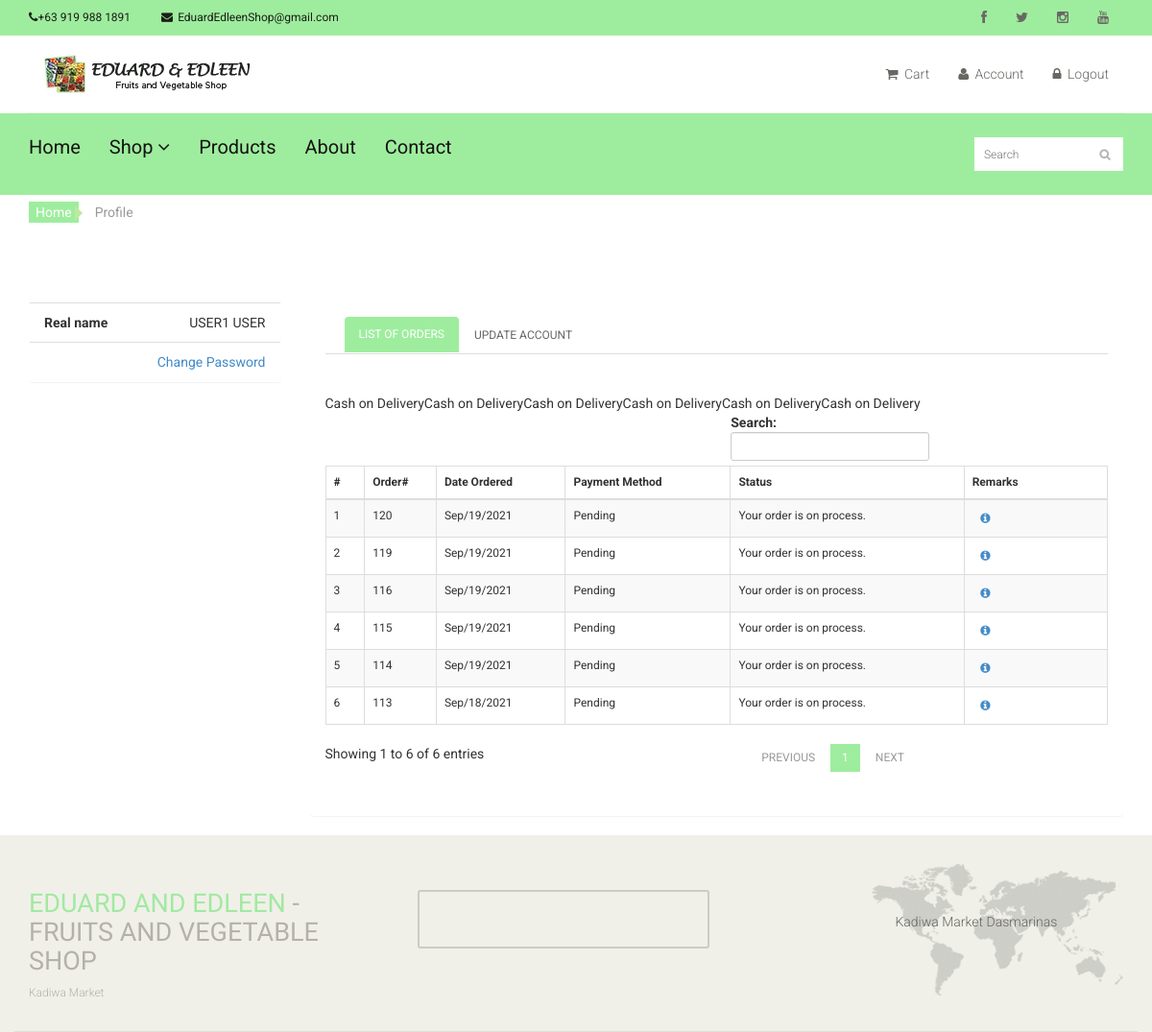
The app's page /index.php?q=profile (signed in) with its own data.
### tables this page shows
CREATE TABLE `tblcontact` (
  `CMS_CONTACT_ID` int(11) NOT NULL,
  `CMS_CONTACT_NAME` varchar(255) NOT NULL,
  `CMS_CONTACT_ADDRESS` varchar(255) NOT NULL,
  `CMS_CONTACT_EMAIL` varchar(255) NOT NULL,
  `CMS_CONTACT_PHONE` varchar(255) NOT NULL,
  `CMS_CONTACT_FB` varchar(255) NOT NULL,
  `CMS_CONTACT_IG` varchar(255) NOT NULL,
  `CMS_CONTACT_TWT` varchar(255) NOT NULL
);

CREATE TABLE `tblabout` (
  `CMS_ABOUT_ID` int(11) NOT NULL,
  `CMS_ABOUT_STORY` varchar(1999) NOT NULL,
  `CMS_ABOUT_MISSION` varchar(1999) NOT NULL,
  `CMS_ABOUT_VISION` varchar(1999) NOT NULL,
  `CMS_ABOUT_BUSINESSLOGO` varchar(255) NOT NULL
);

CREATE TABLE `tblcustomer` (
  `CUSTOMERID` int(11) NOT NULL,
  `FNAME` varchar(30) NOT NULL,
  `LNAME` varchar(30) NOT NULL,
  `MNAME` varchar(30) NOT NULL,
  `CUSHOMENUM` varchar(90) NOT NULL,
  `STREETADD` text NOT NULL,
  `BRGYADD` text NOT NULL,
  `CITYADD` text NOT NULL,
  `PROVINCE` varchar(80) NOT NULL,
  `COUNTRY` varchar(30) NOT NULL,
  `DBIRTH` date NOT NULL,
  `GENDER` varchar(10) NOT NULL,
  `PHONE` varchar(20) NOT NULL,
  `EMAILADD` varchar(40) NOT NULL,
  `ZIPCODE` int(6) NOT NULL,
  `CUSUNAME` varchar(20) NOT NULL,
  `CUSPASS` varchar(90) NOT NULL,
  `CUSPHOTO` varchar(255) NOT NULL,
  `TERMS` tinyint(4) NOT NULL,
  `DATEJOIN` date NOT NULL
);

CREATE TABLE `tblsummary` (
  `SUMMARYID` int(11) NOT NULL,
  `ORDEREDDATE` datetime NOT NULL,
  `CUSTOMERID` int(11) NOT NULL,
  `ORDEREDNUM` int(11) NOT NULL,
  `DELFEE` double NOT NULL,
  `PAYMENT` double NOT NULL,
  `PAYMENTMETHOD` varchar(30) NOT NULL,
  `reference_number` varchar(100) NOT NULL,
  `ORDEREDSTATS` varchar(30) NOT NULL,
  `ORDEREDREMARKS` varchar(125) NOT NULL,
  `ORDERADD` varchar(255) NOT NULL,
  `CLAIMEDADTE` datetime NOT NULL,
  `HVIEW` tinyint(4) NOT NULL,
  `USERID` int(11) NOT NULL
);

### index.php (called while the page is built, shortened)
<?php
require_once ("include/initialize.php");
require_once("theme/templates.php");
?>

### include/database.php (called while the page is built, shortened)
<?php
class Database {
	var $sql_string = '';
	private $conn;
	public function open_connection() {
		$this->conn = mysqli_connect(server,user,pass);
		if(!$this->conn){
			echo "Problem in database connection! Contact administrator!";
			exit();
		}else{
			$db_select = mysqli_select_db($this->conn,database_name);
		}
	}
	function setQuery($sql='') {
		$this->sql_string=$sql;
	}
	function executeQuery() {
		$result = mysqli_query($this->conn,$this->sql_string);
		return $result;
	}
	private function confirm_query($result) {
		return $result;
	}
	function loadResultList( $key='' ) {
		$cur = $this->executeQuery();
		$array = array();
		while ($row = mysqli_fetch_object($cur)) {
			if ($key) {
				$array[$row->$key] = $row;
			} else {
				$array[] = $row;
			}
		}
		return $array;
	}
	function loadSingleResult() {
		$cur = $this->executeQuery();
		while ($row = mysqli_fetch_object($cur)) {
		return $data = $row;
		}
	}
}
$mydb = new Database();
?>

### include/customers.php (called while the page is built, shortened)
<?php
require_once(LIB_PATH.DS.'database.php');
class Customer {
	protected static  $tblname = "tblcustomer";
	function single_customer($id=""){
			global $mydb;
			$mydb->setQuery("SELECT * FROM ".self::$tblname."
				Where CUSTOMERID= {$id} LIMIT 1");
			$cur = $mydb->loadSingleResult();
			return $cur;
	}
}
?>

### customer/profile.php (the view, shortened to what this page needs)
<?php
     $customer = New Customer();
      $res = $customer->single_customer($_SESSION['CUSID']);
    ?>
<section>
    <div class="container">
         <div class="breadcrumbs">
        <ol class="breadcrumb">
          <li><a href="#">Home</a></li>
          <li class="active">Profile</li>
        </ol>
      </div>
        <div class="row">
    <div class="col-sm-3">
        <div class="panel">
            <ul class="list-group">
                <li class="list-group-item text-right"><span class=
                "pull-left"><strong>Real name</strong></span>
                <?php echo $res->FNAME .' '.$res->LNAME; ?></li>
                <li class="list-group-item text-right">
                <div class="panel-group" id="accordion">
                  <a data-toggle="collapse" data-parent="#accordion" href="#collapseTwo"  >Change Password</a>
                </div>
                </li>
            </ul>
        </div>
    </div>
    <div class="col-sm-9">
        <div class="panel">
            <div class="panel-body">
                <ul class="nav nav-tabs" id="myTab">
                    <li class="active">
                        <a data-toggle="tab" href="#home">List of Orders</a>
                    </li>
                    <li>
                        <a data-toggle="tab" href="#settings">Update
                        Account</a>
                    </li>
                </ul>
                <div class="tab-content">
                    <div class="tab-pane active" id="home">
                        <div class="table-responsive" style="margin-top:5%;">
                            <form action=
                            "customer/controller.php?action=delete" method=
                            "post">
                                <table cellspacing="0" class=
                                "table table-striped table-bordered table-hover"
                                id="example" style="font-size:12px">
                                    <thead>
                                        <tr>
                                            <th>#</th>
                                            <th>Order#</th>
                                            <th>Date Ordered</th>
                                            <th>Payment Method</th>
                                            <th>Status</th>
                                            <th width="150px">Remarks</th>
                                        </tr>
                                    </thead>
                                    <tbody>
                                        <?php
                                                                    $query = "SELECT * FROM `tblsummary`
                                                                  WHERE  `CUSTOMERID`=".$_SESSION['CUSID'] ." ORDER BY   `ORDEREDNUM` desc ";
                                                                  $mydb->setQuery($query);
                                                                  $cur = $mydb->loadResultList();
                                                                foreach ($cur as $result) {
                                                                  ?>
                                        <tr>
                                            <td width="5%"></td>
                                            <td>
                                            <?php echo  $result->ORDEREDNUM; ?>
                                            </td>
                                            <td>
                                            <?php echo date_format(date_create($result->ORDEREDDATE),"M/d/Y") ; ?></td>
                                            <td>
                                            <?php echo  $result->ORDEREDSTATS; ?></td>
                                            <td>
                                            <?php echo  $result->ORDEREDREMARKS; ?></td>
                                            <td class="tooltip-demo">
                                                <a class=
                                                "orderid btn btn-pup btn-xs"
                                                data-id=
                                                "<?php echo $result->ORDEREDNUM; ?>"
                                                data-target="#myOrdered"
                                                data-toggle="modal" href="#"
                                                title=
                                                "View list Of ordered products">
                                                <i class=
                                                "fa fa-info-circle fa-fw"
                                                data-placement="left"
                                                data-toggle="tooltip" title=
                                                "View Order"></i> </a>
                                            </td>
                                        </tr><?php
                                                                        }
                                                                        ?>
                                    </tbody>
                                </table>
                            </form>
                        </div>
                    </div>
                </div>
            </div>
        </div>
    </div>
  </div>
  </div>
</section>

### theme/templates.php (shortened to what this page needs)
<!DOCTYPE html>
<html lang="en">
<head>
    <link href="css/bootstrap.min.css" rel="stylesheet">
    <link href="css/font-awesome.min.css" rel="stylesheet">
    <link href="css/prettyPhoto.css" rel="stylesheet">
    <link href="css/price-range.css" rel="stylesheet">
    <link href="css/animate.css" rel="stylesheet">
  <link href="css/main.css" rel="stylesheet">
  <link href="css/responsive.css" rel="stylesheet">
    <link rel="stylesheet" href="css/multizoom.css" type="text/css" />
</head>
</head>
<body style="background-color:white" onload="totalprice()" >
  <header id="header">
    <div class="header_top">
      <div class="container">
        <div class="row">
          <div class="col-sm-6">
            <div class="contactinfo">
              <ul class="nav nav-pills">
              <?php
                $query = "SELECT * FROM `tblcontact` ";
                    $mydb->setQuery($query);
                    $contactcur = $mydb->loadSingleResult();
                ?>
                <li><a href="#"><i class="fa fa-phone"></i><?php echo $contactcur->CMS_CONTACT_PHONE ?></a></li>
                <li><a href="#"><i class="fa fa-envelope" style="margin-right:5px;"></i><?php echo  $contactcur->CMS_CONTACT_EMAIL ?></a></li>
              </ul>
            </div>
          </div>
          <div class="col-sm-6">
            <div class="social-icons pull-right">
              <ul class="nav navbar-nav">
                <li><a href="<?php echo  $contactcur->CMS_CONTACT_FB ?>"><i class="fa fa-facebook"></i></a></li>
                <li><a href="<?php echo  $contactcur->CMS_CONTACT_TWT ?>"><i class="fa fa-twitter"></i></a></li>
                <li><a href="<?php echo  $contactcur->CMS_CONTACT_IG ?>"><i class="fa fa-instagram"></i></a></li>
                <li><a href="#"><i class="fa fa-youtube"></i></a></li>
              </ul>
            </div>
          </div>
        </div>
      </div>
    </div>
    <div class="header-middle">
      <div class="container">
        <div class="row">
          <div class="col-md-4 clearfix">
            <div class="logo pull-left">
            <?php
                    $query = "SELECT * FROM `tblabout` ";
                    $mydb->setQuery($query);
                    $logocur = $mydb->loadSingleResult();
                ?>
              <a href="<?php echo web_root?>"><img src="<?php echo web_root."admin/cms/".$logocur->CMS_ABOUT_BUSINESSLOGO?>" alt="" /></a>
            </div>
          </div>
          <div class="col-md-8 clearfix">
            <div class="shop-menu clearfix pull-right">
              <ul class="nav navbar-nav">
                <li><a href="<?php echo web_root;?>index.php?q=cart"><i class="fa fa-shopping-cart"></i> Cart</a></li>
                <?php if (isset($_SESSION['CUSID'] )) { ?>
                  <li><a href="<?php echo web_root?>index.php?q=profile"><i class="fa fa-user"></i> Account</a></li>
                  <li><a   href="<?php echo web_root?>logout.php"><i class="fa fa-lock"></i> Logout</a></li>
                <?php }else{ ?>
                <li><a data-target="#smyModal" data-toggle="modal"  href=""><i class="fa fa-lock"></i> Login</a></li>
              <?php } ?>
              </ul>
            </div>
          </div>
        </div>
      </div>
    </div>
    <div class="header-bottom">
      <div class="container">
        <div class="row">
          <div class="col-sm-9">
            <div class="mainmenu pull-left">
              <ul class="nav navbar-nav collapse navbar-collapse">
                <li><a href="<?php echo web_root;?>">Home</a></li>
                <li class="dropdown"><a href="#">Shop<i class="fa fa-angle-down"></i></a>
                                </li>
                <li><a href="<?php web_root?>index.php?q=product">Products</a></li>
                <li><a href="<?php web_root?>index.php?q=about">About</a></li>
                <li><a href="<?php web_root?>index.php?q=contact">Contact</a></li>
              </ul>
            </div>
          </div>
          <div class="col-sm-3">
            <form action="<?php echo web_root?>index.php?q=product" method="POST" >
              <div class="search_box pull-right">
                <input type="text" name="search" placeholder="Search"/>
              </div>
            </form>
          </div>
        </div>
      </div>
    </div>
  </header>
          <?php
            require_once $content;
         ?>
    <footer id="footer">
    <div class="footer-top">
      <div class="container">
        <div class="row">
          <div class="col-sm-4">
            <div class="companyinfo">
              <h2><span>Eduard and Edleen </span>- Fruits and Vegetable Shop</h2>
              <p>Kadiwa Market</p>
            </div>
          </div>
          <div class="col-sm-5">
            <div class="col-sm-6">
              <div class="video-gallery text-center">
                <a href="#">
                   <iframe  class="iframe-img"  src="https://www.youtube.com/embed/J4NvnuVhxus" frameborder="0" allow="accelerometer; autoplay; encrypted-media; gyroscope; picture-in-picture" allowfullscreen></iframe>
                </a>
              </div>
            </div>
          </div>
          <div class="col-sm-3">
            <div class="address">
              <img src="images/home/map.png" alt="" />
              <p>Kadiwa Market Dasmarinas </p>
            </div>
          </div>
        </div>
      </div>
    </div>
  </footer>
</body>
</html>

### records on screen
tblcontact: CMS_CONTACT_PHONE "+63 919 988 1891", CMS_CONTACT_EMAIL "EduardEdleenShop@gmail.com"
tblabout: CMS_ABOUT_BUSINESSLOGO (picture)
tblcustomer: FNAME "USER1", LNAME "USER"
tblsummary: ORDEREDNUM "120", ORDEREDDATE "Sep/19/2021", ORDEREDSTATS "Pending", ORDEREDREMARKS "Your order is on process."
tblsummary: ORDEREDNUM "119", ORDEREDDATE "Sep/19/2021", ORDEREDSTATS "Pending", ORDEREDREMARKS "Your order is on process."
tblsummary: ORDEREDNUM "116", ORDEREDDATE "Sep/19/2021", ORDEREDSTATS "Pending", ORDEREDREMARKS "Your order is on process."
tblsummary: ORDEREDNUM "115", ORDEREDDATE "Sep/19/2021", ORDEREDSTATS "Pending", ORDEREDREMARKS "Your order is on process."
tblsummary: ORDEREDNUM "114", ORDEREDDATE "Sep/19/2021", ORDEREDSTATS "Pending", ORDEREDREMARKS "Your order is on process."
tblsummary: ORDEREDNUM "113", ORDEREDDATE "Sep/18/2021", ORDEREDSTATS "Pending", ORDEREDREMARKS "Your order is on process."
